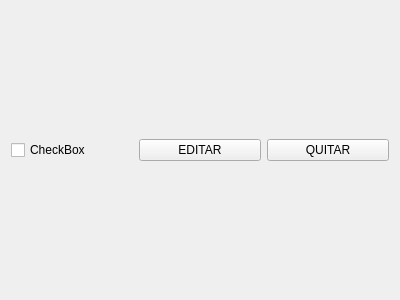
<?xml version="1.0" encoding="UTF-8"?>
<ui version="4.0">
 <class>Task</class>
 <widget class="QWidget" name="Task">
  <property name="geometry">
   <rect>
    <x>0</x>
    <y>0</y>
    <width>400</width>
    <height>300</height>
   </rect>
  </property>
  <property name="windowTitle">
   <string>Form</string>
  </property>
  <layout class="QHBoxLayout" name="horizontalLayout">
   <item>
    <widget class="QCheckBox" name="checkbox">
     <property name="text">
      <string>CheckBox</string>
     </property>
    </widget>
   </item>
   <item>
    <widget class="QPushButton" name="pushButton">
     <property name="text">
      <string>EDITAR</string>
     </property>
    </widget>
   </item>
   <item>
    <widget class="QPushButton" name="removeButton">
     <property name="text">
      <string>QUITAR</string>
     </property>
    </widget>
   </item>
  </layout>
 </widget>
 <resources/>
 <connections/>
</ui>
